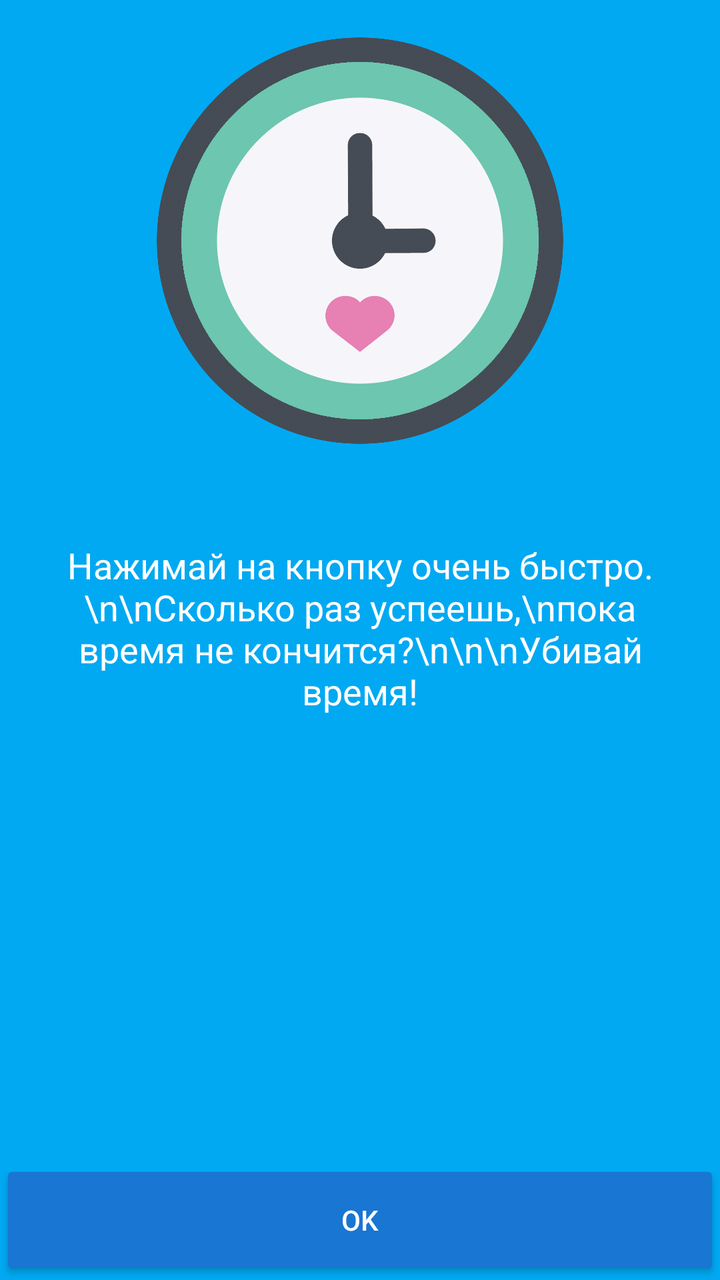
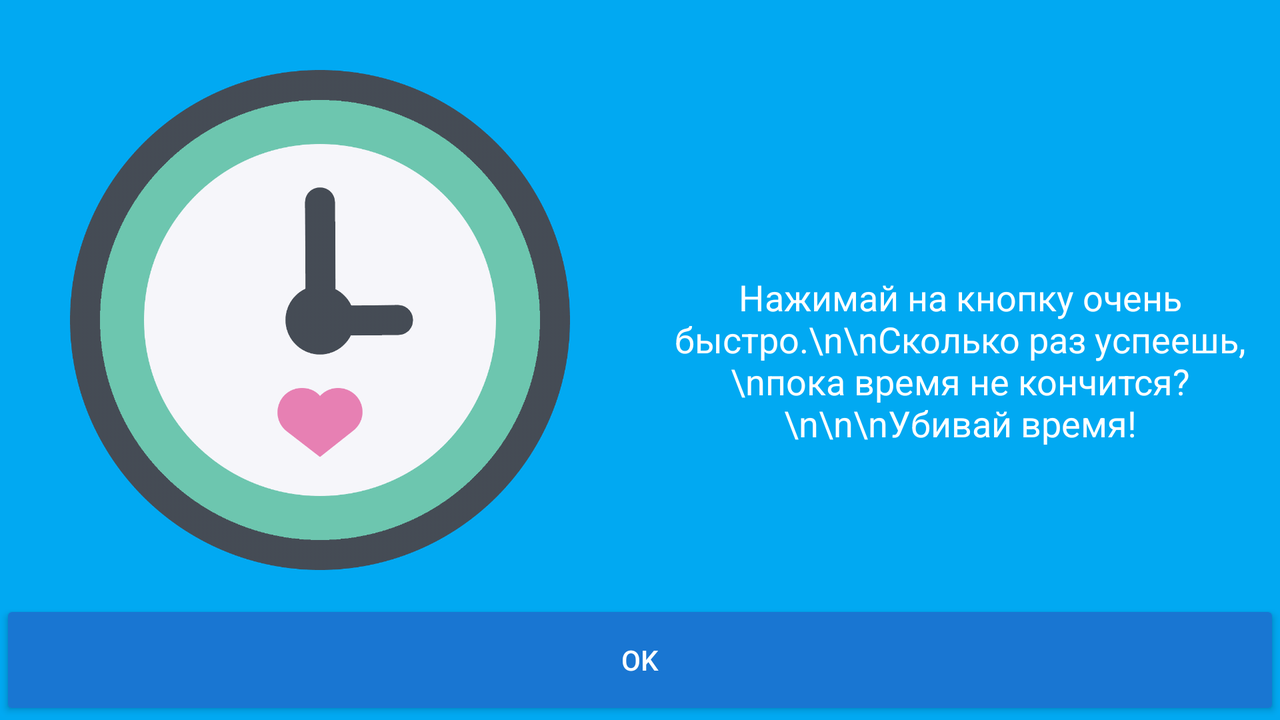

Compare how this app lays out the same screen by default and in its alternative resource folder. The renders come first, then the two layout files and the values they reference.
<!-- AndroidManifest.xml: application theme AppTheme -->
<!-- res/layout/activity_start.xml -->
<?xml version="1.0" encoding="utf-8"?>
<RelativeLayout xmlns:android="http://schemas.android.com/apk/res/android"
    xmlns:tools="http://schemas.android.com/tools"
    android:layout_width="match_parent"
    android:layout_height="match_parent"
    android:background="@color/colorPrimary"
    android:orientation="vertical"
    tools:context=".StartActivity">

    <ImageView
        android:id="@+id/image"
        android:layout_width="wrap_content"
        android:layout_height="wrap_content"
        android:layout_marginLeft="50dp"
        android:layout_marginTop="-10dp"
        android:layout_marginRight="50dp"
        android:adjustViewBounds="true"
        android:src="@drawable/love_time_icon_time_png_1600_1600"
        tools:ignore="ContentDescription" />

    <TextView
        android:id="@+id/textView2"
        android:layout_width="wrap_content"
        android:layout_height="wrap_content"
        android:layout_below="@id/image"
        android:layout_centerHorizontal="true"
        android:layout_marginLeft="16dp"
        android:layout_marginTop="20dp"
        android:layout_marginRight="16dp"
        android:text="Нажимай на кнопку очень быстро.\n\nСколько раз успеешь,\nпока время не кончится?\n\n\nУбивай время!"
        android:textAlignment="center"
        android:textAppearance="?android:textAppearanceMedium"
        android:textColor="@android:color/white"
        tools:ignore="HardcodedText" />

    <Button
        android:id="@+id/but"
        style="@style/Widget.AppCompat.Button.Colored"
        android:layout_width="match_parent"
        android:layout_height="60dp"
        android:layout_alignParentBottom="true"
        android:text="@string/camonButton" />

</RelativeLayout>
<!-- resources referenced by this layout -->
<resources>
  <color name="colorPrimary">#01a9f2</color>
  <!-- drawable love_time_icon_time_png_1600_1600: png bitmap (drawable-hdpi, 46400 bytes) -->
  <string name="camonButton">OK</string>
  <style name="AppTheme" parent="Theme.AppCompat.Light.DarkActionBar">
          
          <item name="colorPrimary">@color/colorPrimary</item>
          <item name="colorPrimaryDark">@color/colorPrimaryDark</item>
          <item name="colorAccent">@color/colorAccent</item>
          <item name="android:colorBackground">@color/colorPrimary</item>
      </style>
  <color name="colorPrimaryDark">#0094d4</color>
  <color name="colorAccent">#1976D2</color>
</resources>
<!-- res/layout-land/activity_start.xml (the author's variant of the layout above) -->
<!-- drawn on the phone turned sideways -->
<?xml version="1.0" encoding="utf-8"?>
<RelativeLayout xmlns:android="http://schemas.android.com/apk/res/android"
    xmlns:tools="http://schemas.android.com/tools"
    android:layout_width="match_parent"
    android:layout_height="match_parent"
    android:orientation="vertical"
    tools:context=".view.start.StartActivity">

    <ImageView
        android:id="@+id/image"
        android:layout_width="wrap_content"
        android:layout_height="wrap_content"
        android:layout_marginBottom="40dp"
        android:adjustViewBounds="true"
        android:src="@drawable/love_time_icon_time_png_1600_1600"
        tools:ignore="ContentDescription" />

    <TextView
        android:id="@+id/textView2"
        android:layout_width="wrap_content"
        android:layout_height="wrap_content"
        android:layout_marginLeft="16dp"
        android:layout_marginTop="20dp"
        android:layout_marginRight="16dp"
        android:layout_toEndOf="@id/image"
        android:layout_toRightOf="@id/image"
        android:text="Нажимай на кнопку очень быстро.\n\nСколько раз успеешь,\nпока время не кончится?\n\n\nУбивай время!"
        android:textAlignment="center"
        android:layout_centerVertical="true"
        android:textAppearance="?android:textAppearanceMedium"
        android:textColor="@android:color/white"
        tools:ignore="HardcodedText" />

    <Button
        android:id="@+id/but"
        style="@style/Widget.AppCompat.Button.Colored"
        android:layout_width="match_parent"
        android:layout_height="60dp"
        android:layout_alignParentBottom="true"
        android:text="@string/camonButton" />

</RelativeLayout>
<!-- resources referenced by the variant -->
<!-- as the phone turned sideways resolves them -->
<resources>
  <!-- drawable love_time_icon_time_png_1600_1600: png bitmap (drawable-hdpi, 46400 bytes) -->
  <string name="camonButton">OK</string>
  <style name="AppTheme" parent="Theme.AppCompat.Light.DarkActionBar">
          
          <item name="colorPrimary">@color/colorPrimary</item>
          <item name="colorPrimaryDark">@color/colorPrimaryDark</item>
          <item name="colorAccent">@color/colorAccent</item>
          <item name="android:colorBackground">@color/colorPrimary</item>
      </style>
  <color name="colorPrimary">#01a9f2</color>
  <color name="colorPrimaryDark">#0094d4</color>
  <color name="colorAccent">#1976D2</color>
</resources>
